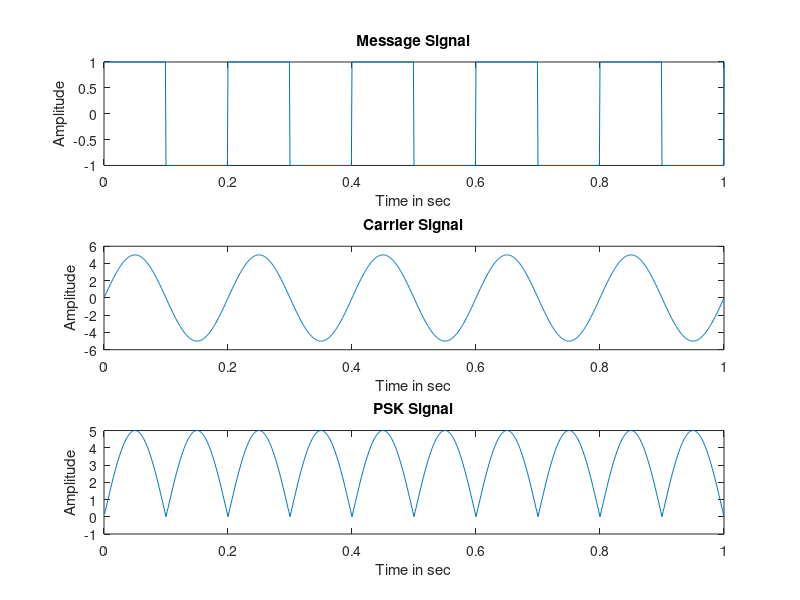

The MATLAB script that drew this image:
clear all;
close all;
clc;
amp =input("Enter amplitude of the carrier signal: ");;
f1 = input("Enter frequency of the carrier signal: ");
f2 = input("Enter frequency of the message signal: ");
t = 0.001:0.001:1;
Ct=amp.*sin(2*pi*f1*t);
Mt=square(2*pi*f2*t);
Rt =Mt.*Ct;
subplot(3,1,1);
plot(t,Mt);
title("Message Signal");
xlabel("Time in sec");
ylabel("Amplitude");
subplot(3,1,2);
plot(t,Ct);
title("Carrier Signal");
xlabel("Time in sec");
ylabel("Amplitude");
subplot(3,1,3);
plot(t,Rt);
title("PSK Signal");
xlabel("Time in sec");
ylabel("Amplitude");